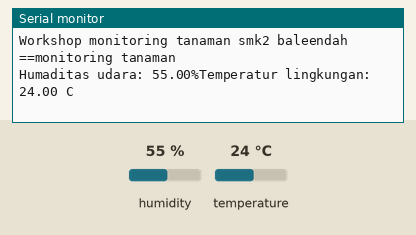
Simulated run of this sketch. Board: Arduino Uno, built with avr-gcc and run on an emulated ATmega328P. On the bench: the last lines printed to the serial monitor. Inputs (shaded band) come from the test bench; at power-on: humidity 55 %, temperature 24 °C.

Above: at 3.2 s.
3.3 s: humidity set to 22 %
At 4.8 s:
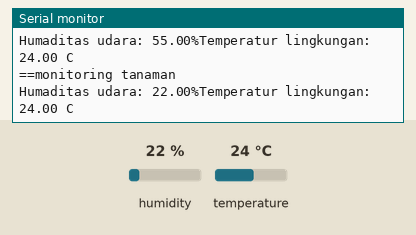
6.0 s: temperature set to 12 °C
At 7.2 s:
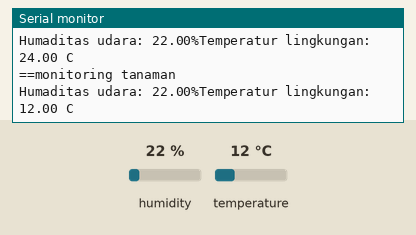
8.7 s: humidity set to 40 %
At 10.9 s:
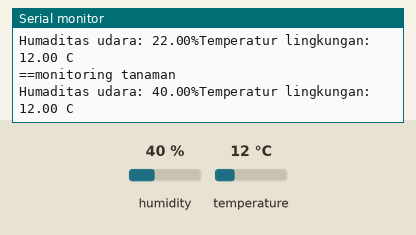
Timing chart, 0 to 12.4 s (numbered marks = the images above; inputs shaded):
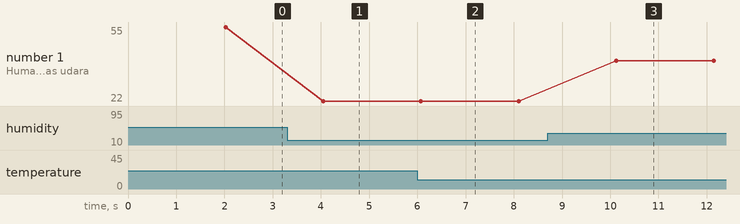

Measured:
- after the input at 3.3 s, the serial monitor: prints a new line after 0.75 s (image 1)
- after the input at 6.0 s, the serial monitor: prints a new line after 0.08 s (image 2)
- after the input at 8.7 s, the serial monitor: prints a new line after 1.4 s (image 3)
- plotted number 1: 55 → 22 after the input at 3.3 s, 22 → 40 after the input at 8.7 s

The sketch:

TEMPERATURsketch_jan24b.ino
```cpp
#include "DHT.h"
#define DHTPIN 4
#define DHTTYPE DHT11
DHT dht(DHTPIN, DHTTYPE);

void setup() {
  // put your setup code here, to run once:
  Serial.begin(115200);
  delay(2000);
  Serial.print("Workshop monitoring tanaman smk2 baleendah\n");
  dht.begin();
}

void loop() {
  // put your main code here, to run repeatedly:
  float t = dht.readTemperature();
  float h = dht.readHumidity();
  if(isnan(h) || isnan(t)){
     Serial.println("Sensor tidak terbaca");
    return;
  }
  Serial.print("==monitoring tanaman\n");
  Serial.print("Humaditas udara: ");
  Serial.print(h);
  Serial.print("%");
  Serial.print("Temperatur lingkungan: ");
  Serial.print(t);
  Serial.println(" C");
  delay(2000);
}
```
